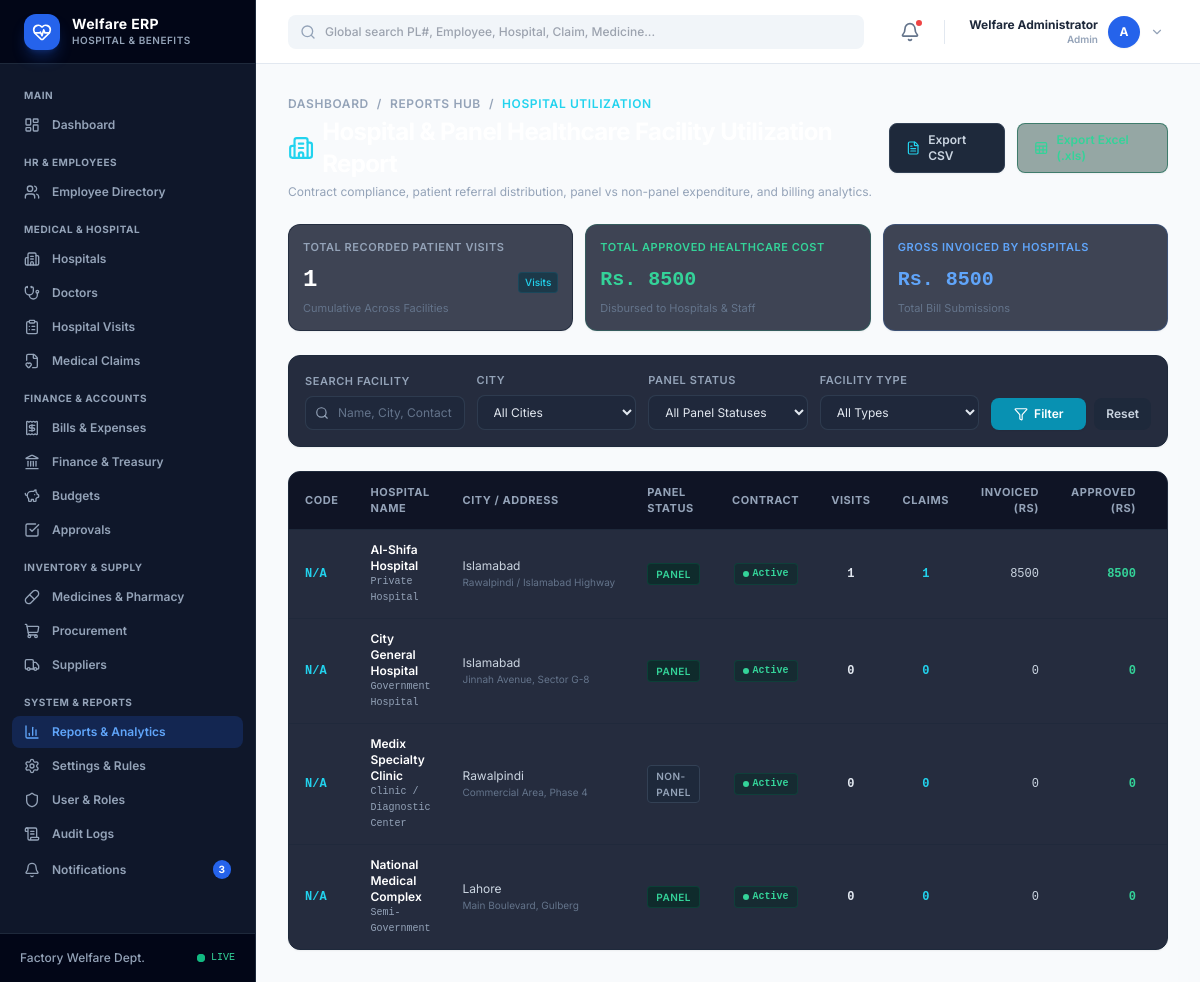
Before: /reports/hospitals/ (signed in) with the older database file.
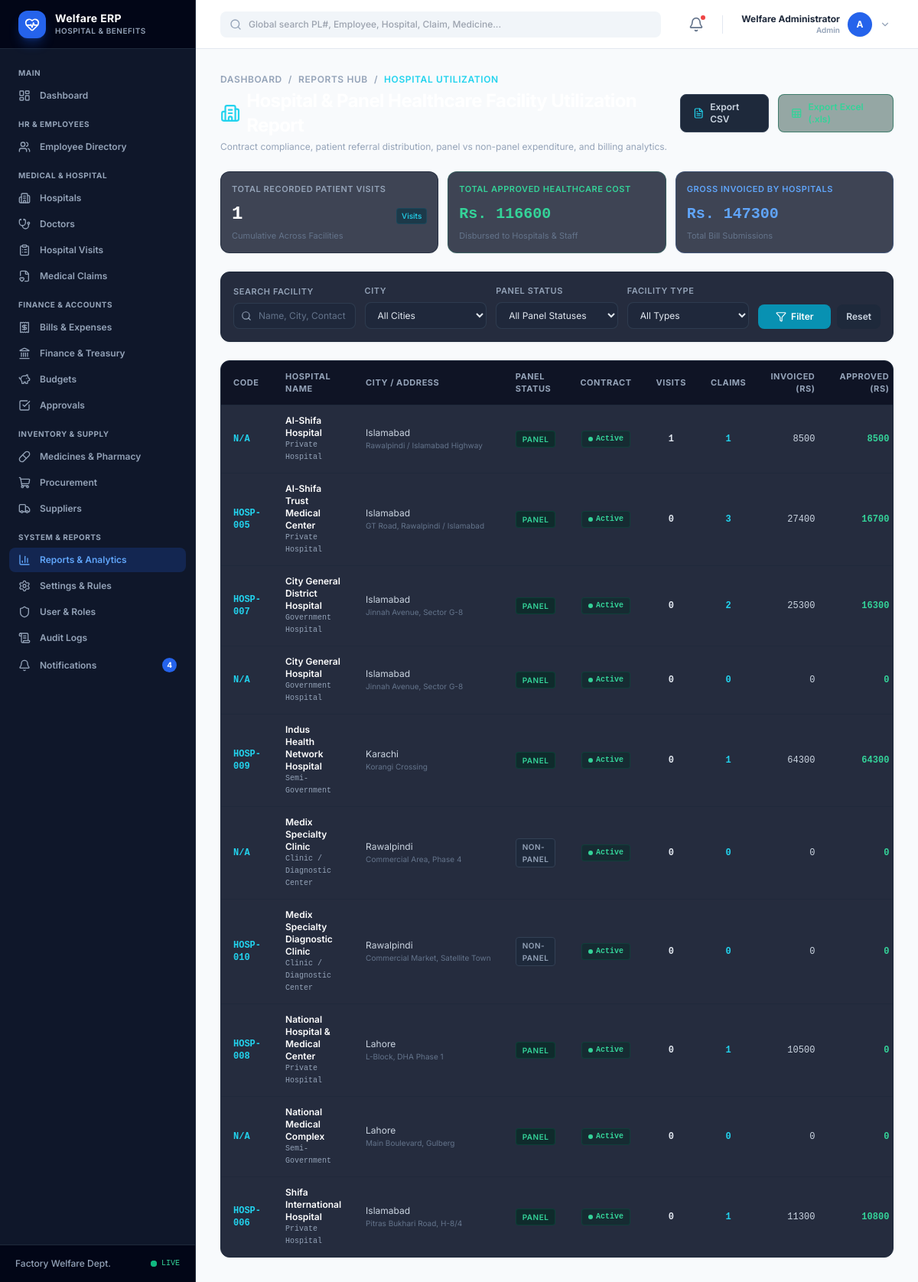
After: the same page with the newer database file.
### welfare_app/models.py (models this page shows, shortened)
class Hospital(models.Model):
    TYPE_CHOICES = [
        ('Government', 'Government Hospital'),
        ('Private', 'Private Hospital'),
        ('Semi-Government', 'Semi-Government'),
        ('Military', 'Military / Armed Forces'),
        ('Clinic', 'Clinic / Diagnostic Center'),
    ]
    PANEL_CHOICES = [
        ('Panel', 'Panel Hospital (Contracted)'),
        ('Non-Panel', 'Non-Panel Hospital'),
    ]
    STATUS_CHOICES = [
        ('Active', 'Active'),
        ('Inactive', 'Inactive'),
        ('Suspended', 'Suspended'),
    ]
    hospital_code = models.CharField(max_length=50, blank=True, null=True, unique=True)
    name = models.CharField(max_length=255)
    hospital_type = models.CharField(max_length=50, choices=TYPE_CHOICES, default='Private')
    address = models.TextField(blank=True, null=True)
    city = models.CharField(max_length=100, blank=True, null=True)
    contact_person = models.CharField(max_length=120, blank=True, null=True)
    contact_number = models.CharField(max_length=50, blank=True, null=True)
    email = models.EmailField(blank=True, null=True)
    panel_status = models.CharField(max_length=50, choices=PANEL_CHOICES, default='Panel')
    contract_start_date = models.DateField(blank=True, null=True)
    contract_end_date = models.DateField(blank=True, null=True)
    status = models.CharField(max_length=50, choices=STATUS_CHOICES, default='Active')
    notes = models.TextField(blank=True, null=True)
    created_at = models.DateTimeField(auto_now_add=True)
    updated_at = models.DateTimeField(auto_now=True)
    class Meta:
        ordering = ['name']
    @property
    def is_contract_active(self):
        if self.contract_start_date and self.contract_end_date:
            today = timezone.now().date()
            return self.contract_start_date <= today <= self.contract_end_date
        return True

### welfare_app/views/reports.py (the view)
# urls.py: path('reports/hospitals/', views.hospital_report, name='hospital_report'),
@login_required
def hospital_report(request):
    hospitals = Hospital.objects.all()
    city = request.GET.get('city', '').strip()
    panel_status = request.GET.get('panel_status', '').strip()
    h_type = request.GET.get('hospital_type', '').strip()
    q = request.GET.get('q', '').strip()
    if q:
        hospitals = hospitals.filter(Q(name__icontains=q) | Q(city__icontains=q) | Q(contact_person__icontains=q))
    if city:
        hospitals = hospitals.filter(city__icontains=city)
    if panel_status:
        hospitals = hospitals.filter(panel_status=panel_status)
    if h_type:
        hospitals = hospitals.filter(hospital_type=h_type)
    hospital_data = []
    grand_total_billed = 0
    grand_total_approved = 0
    grand_total_visits = 0
    for h in hospitals.order_by('name'):
        claims = MedicalClaim.objects.filter(hospital=h)
        total_billed = claims.aggregate(t=Sum('total_bill_amount'))['t'] or 0
        total_approved = claims.aggregate(t=Sum('approved_amount'))['t'] or 0
        claim_count = claims.count()
        visit_count = HospitalVisit.objects.filter(hospital=h).count()
        bill_count = Bill.objects.filter(hospital=h).count()
        grand_total_billed += float(total_billed)
        grand_total_approved += float(total_approved)
        grand_total_visits += visit_count
        hospital_data.append({
            'hospital': h,
            'claim_count': claim_count,
            'visit_count': visit_count,
            'bill_count': bill_count,
            'total_billed': float(total_billed),
            'total_approved': float(total_approved),
            'is_contract_active': h.is_contract_active,
        })
    cities = Hospital.objects.exclude(city__isnull=True).exclude(city='').values_list('city', flat=True).distinct()
    return render(request, 'welfare_app/reports/hospital.html', {
        'hospital_data': hospital_data,
        'cities': cities,
        'city': city,
        'panel_status': panel_status,
        'hospital_type': h_type,
        'q': q,
        'grand_total_billed': grand_total_billed,
        'grand_total_approved': grand_total_approved,
        'grand_total_visits': grand_total_visits,
        'active_nav': 'reports',
    })

### welfare_app/context_processors.py (called while the page is built)
def welfare_context(request):
    context = {
        'app_name': 'Welfare ERP',
        'app_subtitle': 'Hospital Management System',
    }
    if request.user.is_authenticated:
        context['unread_notifications_count'] = Notification.objects.filter(
            user=request.user, is_read=False
        ).count()
        try:
            context['user_profile'] = request.user.profile
            context['user_role'] = request.user.profile.role
        except Exception:
            context['user_profile'] = None
            context['user_role'] = 'Admin' if request.user.is_superuser else 'Employee'
    return context

### welfare_app/templatetags/welfare_tags.py (called while the page is built)
@register.simple_tag(takes_context=True)
def is_active_nav(context, nav_name):
    active_nav = context.get('active_nav', '')
    if active_nav == nav_name:
        return 'bg-blue-600/20 text-blue-400'
    return 'text-slate-400 hover:bg-slate-800 hover:text-white'

### welfare_app/utils/helpers.py (called while the page is built)
def get_client_ip(request):
    x_forwarded_for = request.META.get('HTTP_X_FORWARDED_FOR')
    if x_forwarded_for:
        ip = x_forwarded_for.split(',')[0]
    else:
        ip = request.META.get('REMOTE_ADDR')
    return ip

### welfare_app/templates/welfare_app/reports/hospital.html (shortened to what the changed rows need)
{% extends "welfare_app/base.html" %}
{% load static %}
{% block content %}
<div class="space-y-6">
  <div class="flex flex-col md:flex-row md:items-center md:justify-between gap-4">
    <div>
      <h1 class="text-2xl font-bold text-white tracking-tight flex items-center gap-2">
        <i data-lucide="building-2" class="w-7 h-7 text-cyan-400"></i>
      </h1>
    </div>
  </div>
  <div class="grid grid-cols-1 sm:grid-cols-3 gap-3">
    <div class="bg-slate-900/80 border border-emerald-500/20 rounded-xl p-3.5 flex flex-col justify-between shadow-sm">
      <div class="mt-2 flex items-baseline justify-between">
        <div class="text-xl font-bold text-emerald-400 font-mono">Rs. {{ grand_total_approved|floatformat:0 }}</div>
      </div>
    </div>
    <div class="bg-slate-900/80 border border-blue-500/20 rounded-xl p-3.5 flex flex-col justify-between shadow-sm">
      <div class="mt-2 flex items-baseline justify-between">
        <div class="text-xl font-bold text-blue-400 font-mono">Rs. {{ grand_total_billed|floatformat:0 }}</div>
      </div>
    </div>
  </div>
  <div class="bg-slate-900/90 border border-slate-800 rounded-xl overflow-hidden shadow-sm">
    <div class="overflow-x-auto">
      <table class="w-full text-left border-collapse">
        <thead>
          <tr class="bg-slate-950/60 border-b border-slate-800 text-[11px] font-semibold text-slate-400 uppercase tracking-wider">
            <th class="py-3 px-4">Code</th>
            <th class="py-3 px-4">Hospital Name</th>
            <th class="py-3 px-4">City / Address</th>
            <th class="py-3 px-4">Panel Status</th>
            <th class="py-3 px-4 text-center">Contract</th>
            <th class="py-3 px-4 text-center">Visits</th>
            <th class="py-3 px-4 text-center">Claims</th>
            <th class="py-3 px-4 text-right">Invoiced (Rs)</th>
            <th class="py-3 px-4 text-right">Approved (Rs)</th>
            <th class="py-3 px-4 text-right">Action</th>
          </tr>
        </thead>
        <tbody class="divide-y divide-slate-800/60 text-xs">
          {% for row in hospital_data %}
          <tr class="hover:bg-slate-800/40 transition-colors">
            <td class="py-3 px-4 font-mono font-bold text-cyan-400">
              <a href="{% url 'hospital_detail' row.hospital.pk %}" class="hover:underline">{{ row.hospital.hospital_code|default:'N/A' }}</a>
            </td>
            <td class="py-3 px-4">
              <div class="font-semibold text-white">{{ row.hospital.name }}</div>
              <div class="text-[10px] text-slate-400 font-mono">{{ row.hospital.get_hospital_type_display }}</div>
            </td>
            <td class="py-3 px-4 text-slate-300">
              <div>{{ row.hospital.city|default:'General' }}</div>
              <div class="text-[10px] text-slate-500 truncate max-w-xs">{{ row.hospital.address|default:'' }}</div>
            </td>
            <td class="py-3 px-4">
              <span class="inline-block px-2 py-0.5 rounded text-[10px] font-semibold uppercase tracking-wider
                {% if row.hospital.panel_status == 'Panel' %}bg-emerald-950/60 border border-emerald-800/40 text-emerald-400
                {% else %}bg-slate-800 border border-slate-700 text-slate-400{% endif %}">
                {{ row.hospital.panel_status }}
              </span>
            </td>
            <td class="py-3 px-4 text-center">
              {% if row.is_contract_active %}
              <span class="inline-flex items-center gap-1 text-[10px] font-mono text-emerald-400 font-bold bg-emerald-950/40 px-2 py-0.5 rounded border border-emerald-800/40">
                <span class="w-1.5 h-1.5 rounded-full bg-emerald-400"></span> Active
              </span>
              {% else %}
              <span class="inline-flex items-center gap-1 text-[10px] font-mono text-rose-400 font-bold bg-rose-950/40 px-2 py-0.5 rounded border border-rose-800/40">
                <span class="w-1.5 h-1.5 rounded-full bg-rose-400"></span> Expired
              </span>
              {% endif %}
            </td>
            <td class="py-3 px-4 text-center font-mono font-bold text-slate-200">
              {{ row.visit_count }}
            </td>
            <td class="py-3 px-4 text-center font-mono font-bold text-cyan-400">
              {{ row.claim_count }}
            </td>
            <td class="py-3 px-4 text-right font-mono text-slate-300">
              {{ row.total_billed|floatformat:0 }}
            </td>
            <td class="py-3 px-4 text-right font-mono font-bold text-emerald-400">
              {{ row.total_approved|floatformat:0 }}
            </td>
            <td class="py-3 px-4 text-right">
            </td>
          </tr>
          {% endfor %}
        </tbody>
      </table>
    </div>
  </div>
</div>
{% endblock %}

### welfare_app/templates/welfare_app/base.html (shortened to what the changed rows need)
{% load welfare_tags %}
<!DOCTYPE html>
<html lang="en">
<head>
    <script src="https://cdn.tailwindcss.com"></script>
</head>
<body class="bg-slate-50 text-slate-800 antialiased font-sans flex h-screen overflow-hidden" x-data="{ sidebarOpen: false }">
    <aside :class="sidebarOpen ? 'translate-x-0' : '-translate-x-full'"
           class="fixed md:static inset-y-0 left-0 z-50 w-64 bg-slate-900 text-slate-300 flex flex-col justify-between transition-transform duration-300 md:translate-x-0 border-r border-slate-800 flex-shrink-0 h-full">
        <div class="flex flex-col h-full overflow-hidden">
            <a href="{% url 'dashboard' %}" class="flex items-center gap-3 px-6 h-16 bg-slate-950 border-b border-slate-800 hover:bg-slate-900/50 transition">
                <div>
                    <h1 class="font-bold text-white text-sm leading-tight tracking-wide">Welfare ERP</h1>
                </div>
            </a>
            <nav class="flex-1 overflow-y-auto py-3 px-3 space-y-0.5 custom-scrollbar">
                <a href="{% url 'notification_list' %}" class="flex items-center gap-3 px-3 py-2 rounded-lg transition-colors {% is_active_nav 'notifications' %}">
                    <i data-lucide="bell" class="w-4 h-4"></i>
                    <span class="text-xs font-semibold">Notifications</span>
                    {% if unread_notifications_count %}
                    <span class="ml-auto px-1.5 py-0.5 text-[10px] font-bold bg-blue-600 text-white rounded-full">{{ unread_notifications_count }}</span>
                    {% endif %}
                </a>
            </nav>
        </div>
    </aside>
    <div class="flex-1 flex flex-col h-full overflow-hidden min-w-0">
        <main class="flex-1 overflow-y-auto p-4 sm:p-8 bg-slate-50">
            {% block content %}{% endblock %}
        </main>
    </div>
</body>
</html>

Changed rows visible on the page:
added Hospital: hospital.hospital_code "HOSP-005", hospital.name "Al-Shifa Trust Medical Center", hospital.hospital_type "Private Hospital", hospital.city "Islamabad", hospital.address "GT Road, Rawalpindi / Islamabad", hospital.panel_status "PANEL", visit_count "0", claim_count "3", total_billed "27400", total_approved "16700"
added Hospital: hospital.hospital_code "HOSP-007", hospital.name "City General District Hospital", hospital.hospital_type "Government Hospital", hospital.city "Islamabad", hospital.address "Jinnah Avenue, Sector G-8", hospital.panel_status "PANEL", visit_count "0", claim_count "2", total_billed "25300", total_approved "16300"
added Hospital: hospital.hospital_code "HOSP-009", hospital.name "Indus Health Network Hospital", hospital.hospital_type "Semi-Government", hospital.city "Karachi", hospital.address "Korangi Crossing", hospital.panel_status "PANEL", visit_count "0", claim_count "1", total_billed "64300", total_approved "64300"
added Hospital: hospital.hospital_code "HOSP-010", hospital.name "Medix Specialty Diagnostic Clinic", hospital.hospital_type "Clinic / Diagnostic Center", hospital.city "Rawalpindi", hospital.address "Commercial Market, Satellite Town", hospital.panel_status "NON-PANEL", visit_count "0", claim_count "0", total_billed "0", total_approved "0"
added Hospital: hospital.hospital_code "HOSP-008", hospital.name "National Hospital & Medical Center", hospital.hospital_type "Private Hospital", hospital.city "Lahore", hospital.address "L-Block, DHA Phase 1", hospital.panel_status "PANEL", visit_count "0", claim_count "1", total_billed "10500", total_approved "0"
added Hospital: hospital.hospital_code "HOSP-006", hospital.name "Shifa International Hospital", hospital.hospital_type "Private Hospital", hospital.city "Islamabad", hospital.address "Pitras Bukhari Road, H-8/4", hospital.panel_status "PANEL", visit_count "0", claim_count "1", total_billed "11300", total_approved "10800"
Other visible differences:
{{ unread_notifications_count }}: "3" → "4"
{{ grand_total_approved|floatformat:0 }}: "8500" → "116600"
{{ grand_total_billed|floatformat:0 }}: "8500" → "147300"
